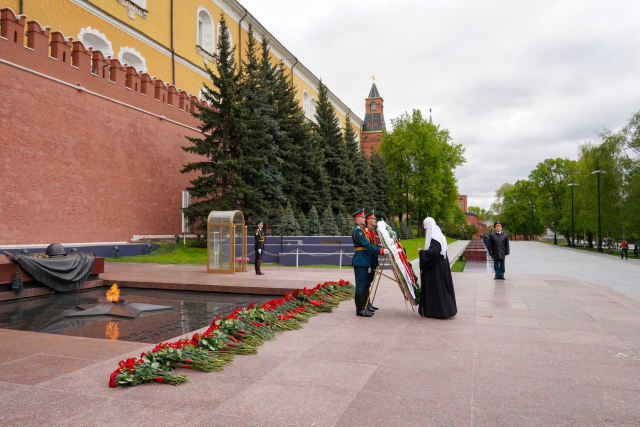
#> input picture photo_2025-05-08_17-30-00.jpg, 1280 x 853 px (shown at 1/2 size)
$ python -i photo.py   (imports and definitions only)
#> lines starting #> are read from the running program, lines starting #| are printed output that depends on the picture
#> further down, picture is the input picture: PIL image 1280x853 RGB; mean R, G, B 156.2, 137.7, 124.7
# Список заготовленных подписей
CAPTIONS = [
    "Это не баг, это фича",
    "Когда понял, что сегодня пятница",
    "Моя реакция на твои сообщения",
    "Я принял решение за тебя",
    # "Зацените мой Х*Й",
    "А я говорил, что так будет",
    # "Жизнь как зебра: то полоса,\n                    то занюхнул",
    "Чайник свистнул – пора курить",
    "Спасибо, я сам в шоке",
    "Лучше бы я спал",
    "Это не я, это мой дементор",
    "Когда забыл выключить утюг",
    "Моя душа после пятого кофе",
    "Типа я не в фокусе, типа арт",
    "Понедельник меня не догонит",
    "Шлёпнул бы, да рука устала",
    "Включил режим кактуса",
    "Смотрю в окно, вижу смысл жизни",
    "Мем-культура меня погубит",
    "Когда диплом за тебя говорит",
    "Я как этот стул",
    "Душ принял, теперь я бог",
    "Это не кринж, это искренне",
    "Моя аватарка в реальной жизни",
    "Пельмени спасут мир",
    "Я это сфоткал, я это выложил,\n                  я это удалю",
    "Жду сигнала из космоса",
    # "Мозг:404 Not Found",
    "Ваш текст здесь (но лучше не надо)",
    "Когда понял, что хлеб дороже любви",
    "Введите текст",

    "Я не кричу, я проектирую ауру",
    "Спасибо, я сам себя напугал",
    "Это не я",
    "'Завтра на диету'",
    "Когда WiFi сильнее любви",
    "Моя душа в режиме энергосбережения",
    "Фото сделано до того,\n как всё пошло не так",
    "Жду одобрения",
    "Выдыхаю в формате JPEG",
    "Это не тревога, это предвкушение",
    "Умный чел",
    "Смотрю в пустоту, пустота одобряет",
    "Ваше мнение сохранено в /dev/null",
    "Я за пивом",
    "Жизнь – это боль",
    "Улыбаюсь, чтобы скрыть \n вкладку с порно",
    "Волк в цирке не выступает",
    # "Я лох",
    "Пятница: попытка №327",
    "Селфи с будущим собой \n (он не в восторге)",
    "Думаю о тебе... то есть ни о чём",
    "Я",
    "Стол",
    "Стул",
    # "Пошел на*уй"
]

import requests
from PIL import Image, ImageDraw, ImageFont, ImageOps, ImageFilter
import random
from io import BytesIO


def download_image(path):
    """Скачивание изображения по URL"""
    return Image.open(path).convert("RGB")

# [61 lines left out: functions add_random_caption, process_template2, not called in this run]

def degrade_quality(image):
    """Ухудшение качества изображения"""
    # Применяем размытие и снижаем качество
    size = image.size
#> size = (1280, 853)
    if size[0]>size[1]:
        new_size= (1220,1080)
    else:
        new_size=(1080,1220)
    image = image.resize(new_size)
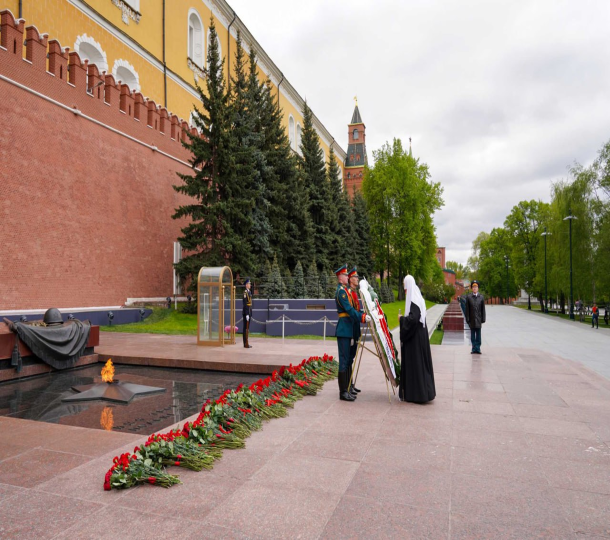
#> image: PIL image 1220x1080 RGB (shown at 1/2 size); mean R, G, B 156.2, 137.7, 124.7
    image = image.filter(ImageFilter.GaussianBlur(radius=1))
    buffer = BytesIO()
    image.save(buffer, format="JPEG", quality=1)
    buffer.seek(0)
    return Image.open(buffer)
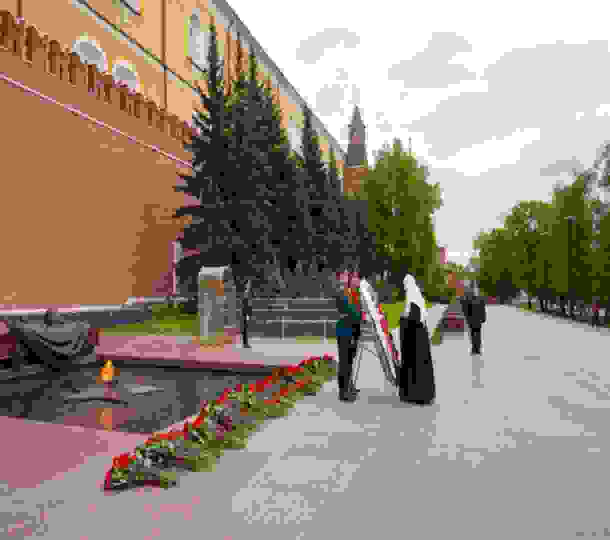
#> returned value: PIL image 1220x1080 RGB (shown at 1/2 size); mean R, G, B 152.1, 139.1, 126.3

# [15 lines left out: function process_image, not called in this run]


class PhotoModel:

    def __init__(self, template_n):
        self.template_n = template_n

    def __call__(self, initial_image_path, generated_image_path):
        gen = process_image(initial_image_path, self.template_n)
        gen.save(generated_image_path)

>>> from PIL import Image
>>> picture = Image.open('../../photo_2025-05-08_17-30-00.jpg')
>>> result = degrade_quality(picture)

$ run again, on photo_2025-05-08_20-18-17.jpg
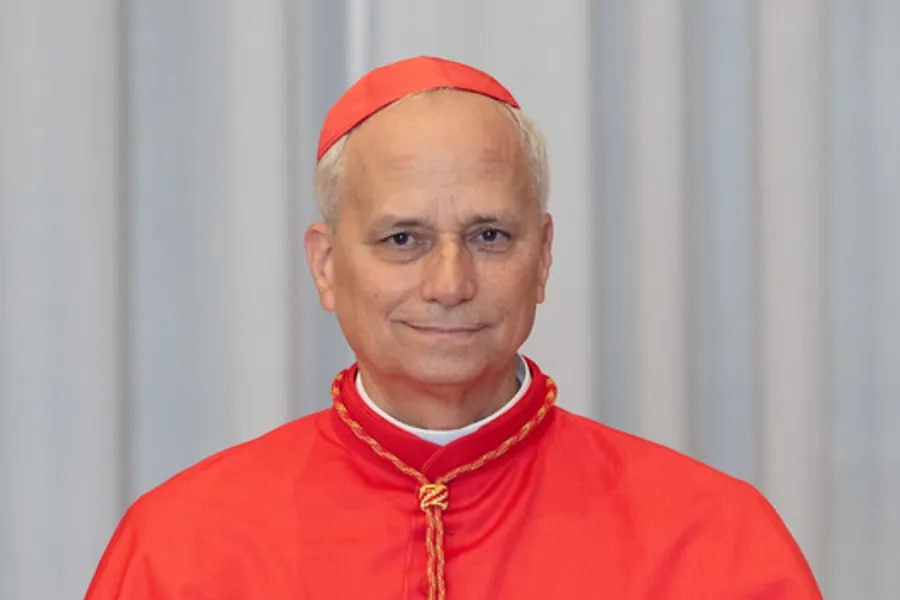
#> input picture photo_2025-05-08_20-18-17.jpg, 900 x 600 px
#> picture is the input picture: PIL image 900x600 RGB; mean R, G, B 190, 145.9, 144.5
#> in degrade_quality, `image = image.resize(new_size)`:
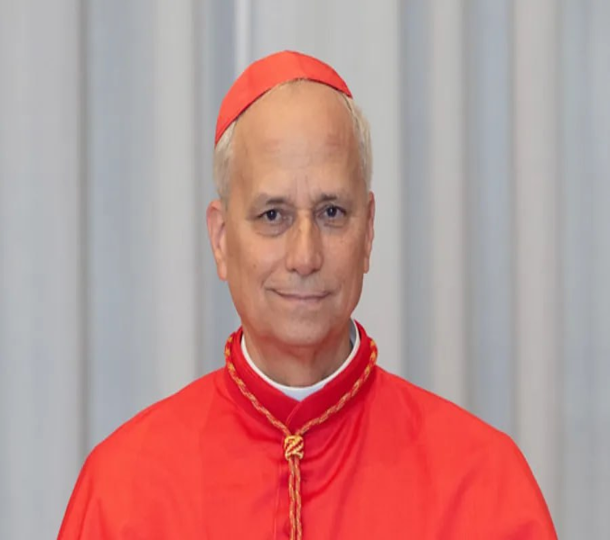
#> image: PIL image 1220x1080 RGB (shown at 1/2 size); mean R, G, B 190, 145.9, 144.5
#> in degrade_quality, `return Image.open(buffer)`:
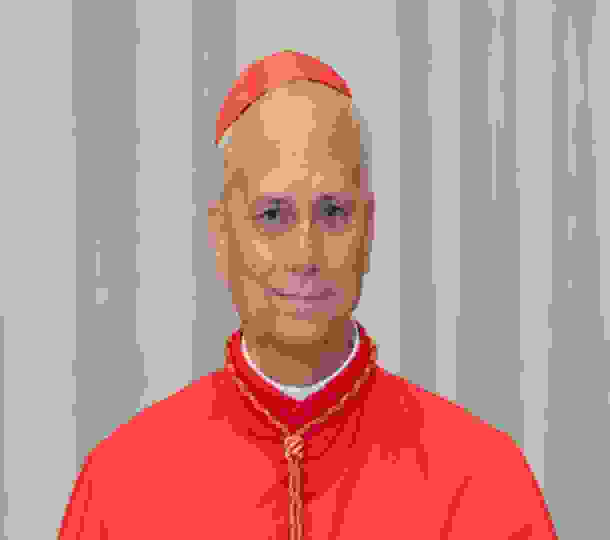
#> returned value: PIL image 1220x1080 RGB (shown at 1/2 size); mean R, G, B 191.9, 146.1, 142.2

$ run again, on photo_2025-05-08_21-00-27.jpg
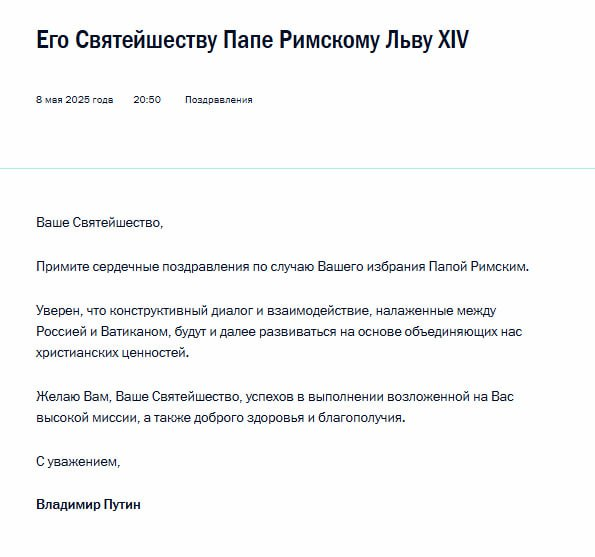
#> input picture photo_2025-05-08_21-00-27.jpg, 595 x 557 px
#> picture is the input picture: PIL image 595x557 RGB; mean R, G, B 245.4, 245.9, 246.3
#> in degrade_quality, `image = image.resize(new_size)`:
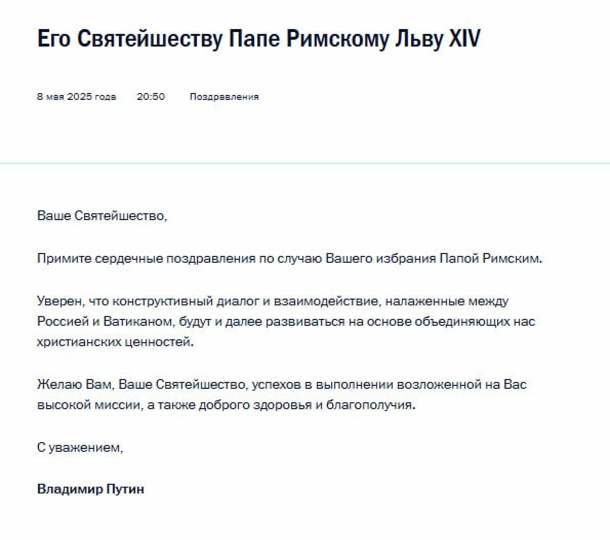
#> image: PIL image 1220x1080 RGB (shown at 1/2 size); mean R, G, B 245.3, 245.8, 246.1
#> in degrade_quality, `return Image.open(buffer)`:
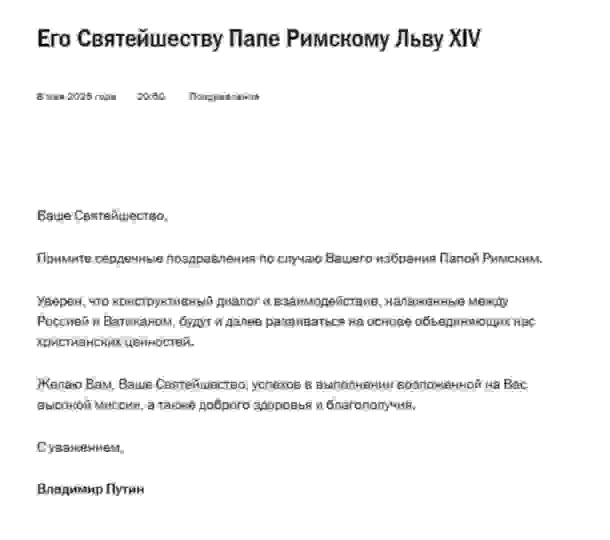
#> returned value: PIL image 1220x1080 RGB (shown at 1/2 size); min 0, max 255, mean 246.5
